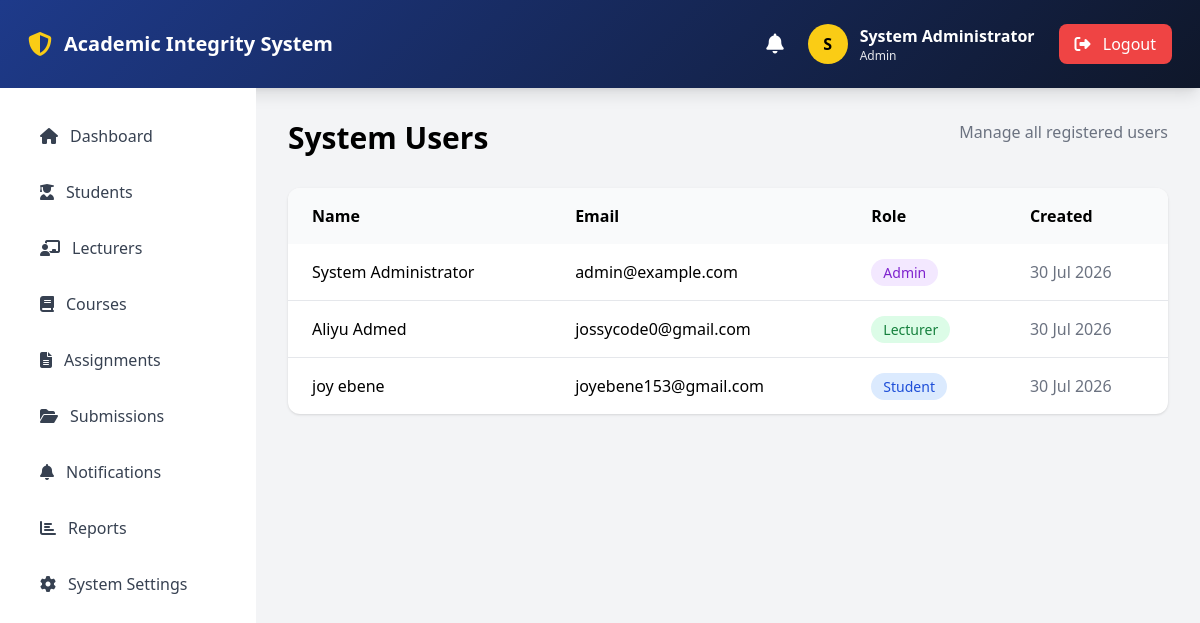
The app's page /admin/users (signed in) with its own data.
### app/models.py (models this page shows, shortened)
class User(UserMixin, db.Model):
    __tablename__ = 'users'
    id = db.Column(db.Integer, primary_key=True)
    username = db.Column(db.String(50), unique=True, nullable=False)
    email = db.Column(db.String(100), unique=True, nullable=False)
    password_hash = db.Column(db.String(255), nullable=False)
    first_name = db.Column(db.String(50), nullable=False)
    last_name = db.Column(db.String(50), nullable=False)
    role = db.Column(db.String(20), default='student')
    department = db.Column(db.String(100))
    faculty = db.Column(db.String(100))
    created_at = db.Column(db.DateTime, default=datetime.utcnow)
    updated_at = db.Column(db.DateTime, default=datetime.utcnow, onupdate=datetime.utcnow)
    last_login = db.Column(db.DateTime)
    is_active = db.Column(db.Boolean, default=True)
    student_profile = db.relationship('Student', backref='user', uselist=False, cascade='all, delete-orphan')
    lecturer_profile = db.relationship('Lecturer', backref='user', uselist=False, cascade='all, delete-orphan')
    @property
    def full_name(self):
        return f"{self.first_name} {self.last_name}"

### app/admin/routes.py (the view)
@admin_bp.route("/users")
@login_required
def users():
    if current_user.role != "admin":
        flash("Access denied", "danger")
        return redirect(url_for("auth.login"))
    users = User.query.order_by(
        User.created_at.desc()
    ).all()
    return render_template(
        "admin/users.html",
        users=users
    )

### app/__init__.py (called while the page is built)
@login_manager.user_loader
def load_user(user_id):
    from app.models import User
    return User.query.get(int(user_id))

### app/templates/admin/users.html (shortened to what this page needs)
{% extends "base.html" %}
{% block content %}
<div class="max-w-7xl mx-auto">
    <div class="flex justify-between mb-8">
        <h1 class="text-3xl font-bold">
            System Users
        </h1>
        <p class="text-gray-500">
            Manage all registered users
        </p>
    </div>
    <div class="bg-white rounded-xl shadow overflow-hidden">
        <table class="w-full">
            <thead class="bg-gray-50">
                <tr>
                    <th class="px-6 py-4 text-left">
                        Name
                    </th>
                    <th class="px-6 py-4 text-left">
                        Email
                    </th>
                    <th class="px-6 py-4 text-left">
                        Role
                    </th>
                    <th class="px-6 py-4 text-left">
                        Created
                    </th>
                </tr>
            </thead>
            <tbody class="divide-y">
                {% for user in users %}
                <tr>
                    <td class="px-6 py-4">
                        {{ user.full_name }}
                    </td>
                    <td class="px-6 py-4">
                        {{ user.email }}
                    </td>
                    <td class="px-6 py-4">
                        <span class="
px-3 py-1 rounded-full text-sm
{% if user.role=='admin' %}
bg-purple-100 text-purple-700
{% elif user.role=='lecturer' %}
bg-green-100 text-green-700
{% else %}
bg-blue-100 text-blue-700
{% endif %}
">
                            {{ user.role|title }}
                        </span>
                    </td>
                    <td class="px-6 py-4 text-gray-500">
                        {{ user.created_at.strftime('%d %b %Y') }}
                    </td>
                </tr>
                {% endfor %}
            </tbody>
        </table>
    </div>
</div>
{% endblock %}

### app/templates/includes/navbar.html (shortened to what this page needs)
<nav class="gradient-bg shadow-lg p-2 md:p-3">
    <div class="px-4 h-16 flex justify-between items-center">
        <div class="flex items-center gap-3">
            <i class="fas fa-shield-alt text-yellow-400 text-2xl"></i>
            <span class="text-white text-xl font-bold">
                Academic Integrity System
            </span>
        </div>
        {% if current_user.is_authenticated %}
        <div class="flex items-center gap-6">
            <a href="{{ url_for('notifications.index') }}"
               class="relative text-white hover:text-yellow-400">
                <i class="fas fa-bell text-xl"></i>
            </a>
            <div class="flex items-center gap-3">
                <div class="h-10 w-10 rounded-full
                bg-yellow-400 text-black
                flex items-center justify-center
                font-bold">
                    {{ current_user.first_name[0] }}
                </div>
                <div class="text-white">
                    <p class="font-semibold">
                        {{ current_user.full_name }}
                    </p>
                    <p class="text-xs text-gray-200">
                        {{ current_user.role|title }}
                    </p>
                </div>
            </div>
            <a href="{{ url_for('auth.logout') }}"
               class="bg-red-500 hover:bg-red-600
               px-4 py-2 rounded-lg text-white">
                <i class="fas fa-sign-out-alt mr-2"></i>
                Logout
            </a>
        </div>
        {% endif %}
    </div>
</nav>

### app/templates/base.html (style rules this page uses)
.gradient-bg { background: linear-gradient(135deg, #1e3a8a, #0f172a); }

### records on screen
User: first_name "S", full_name "System Administrator", role "Admin", email "admin@example.com", created_at "30 Jul 2026"
User: full_name "Aliyu Admed", email "jossycode0@gmail.com", role "Lecturer", created_at "30 Jul 2026"
User: full_name "joy ebene", email "joyebene153@gmail.com", role "Student", created_at "30 Jul 2026"
